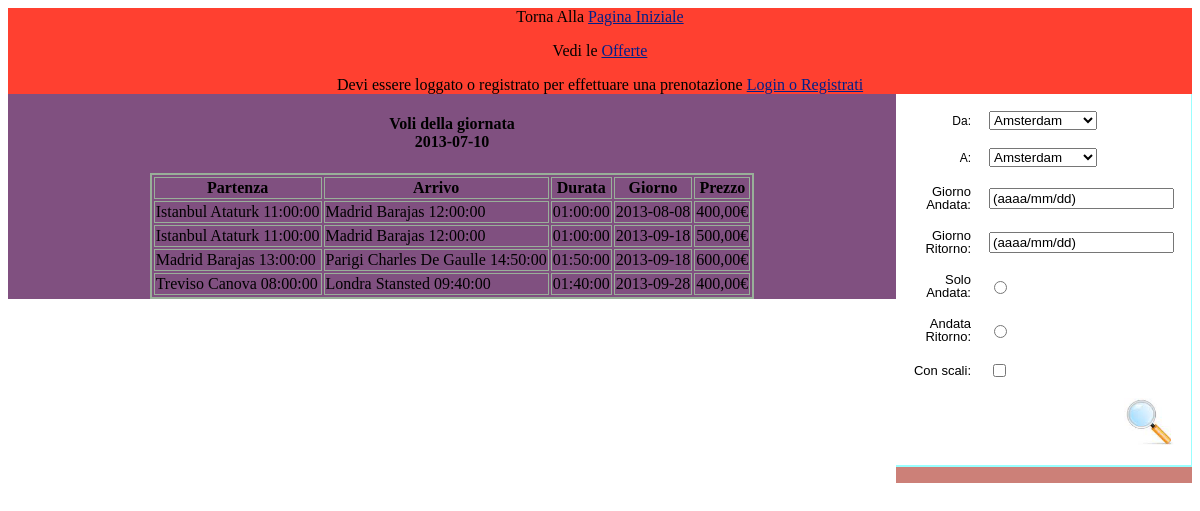
Page /default.php on the committed database.
### tables this page shows
CREATE TABLE IF NOT EXISTS `Viaggi` (
  `idViaggio` int(11) NOT NULL AUTO_INCREMENT,
  `giorno` date NOT NULL,
  `stato` enum('effettuato','previsto','soppresso') DEFAULT 'previsto',
  `prezzoPrima` int(11) DEFAULT NULL,
  `prezzoSeconda` int(11) NOT NULL,
  `postiPrima` int(11) DEFAULT NULL,
  `postiSeconda` int(11) NOT NULL,
  `idTratta` int(11) NOT NULL,
  `inseritoDa` int(11) NOT NULL,
  PRIMARY KEY (`idViaggio`),
  KEY `inseritoDa` (`inseritoDa`),
  KEY `idTratta` (`idTratta`)
);

### filter.php (the view)
<?php
require "component/db_connection.php";
echo"<form name=\"form1\" method=\"GET\" action=\"research.php\">
		<table cellpadding=\"8\"style=\"background-color:white; border-right:1px solid #99FFFF; border-bottom:2px solid #99FFFF; padding:7px\">
			<tr>
				<td align=\"right\" class=\"sm\">Da:</td>
				<td>
				<select name=\"da\">";
				$query="SELECT nomeCitta FROM Luoghi ORDER BY nomeCitta ASC";
				$partenze=mysql_query($query,$conn);
					while ($row = mysql_fetch_array($partenze))
						echo "<option>$row[0]</option>"	;
			echo"
				</select>
				</td>
			</tr>
			<tr>
				<td align=\"right\" class=\"sm\">A:</td>
				<td><select name=\"a\">";
				$query="SELECT nomeCitta FROM Luoghi ORDER BY nomeCitta ASC";
				$arrivi=mysql_query($query,$conn);
					while ($row = mysql_fetch_array($arrivi))
						echo "<option>$row[0]</option>"	;
			echo"
				</select>
				</td>
			</tr>
				<tr>
					<td align=\"right\" class=\"mm\">Giorno Andata:</td>
					<td align=\"left\"><input name=\"giornoa\" type=\"TEXT\" value=\"(aaaa/mm/dd)\" onblur=\"if(this.value=='') this.value='(aaaa/mm/dd)';\" onfocus=\"if(this.value=='(aaaa/mm/dd)') this.value='';\" /></td>
				</tr>
				<tr>
					<td align=\"right\" class=\"mm\">Giorno Ritorno:</td>
					<td align=\"left\"><input name=\"giornor\" type=\"TEXT\" value=\"(aaaa/mm/dd)\" onblur=\"if(this.value=='') this.value='(aaaa/mm/dd)';\" onfocus=\"if(this.value=='(aaaa/mm/dd)') this.value='';\" /></td>
				</tr>
				<tr>
					<td align=\"right\" class=\"mm\">Solo Andata:</td>
					<td align=\"left\"><input name=\"tipo\" type=\"radio\" value=\"andata\"></td>
				</tr>
				<tr>
					<td align=\"right\" class=\"mm\">Andata Ritorno:</td>
					<td align=\"left\"><input name=\"tipo\" type=\"radio\" value=\"andatarit\"></td>
				</tr>
				<tr>
					<td align=\"right\" class=\"mm\">Con scali:</td>
					<td align=\"left\"><input name=\"checkscali\" type=\"checkbox\"></td>
				</tr>
					<tr align=\"right\">
						<td></td>
							<td height=\"40px\">
								<input type=\"image\" src =\"images/search.png\" height=\"50\" width=\"50\" alt=\"Submit\" />
							</td>
							</tr>
						</table>
		</form>";
?>

### default.php (shortened to what this page needs)
<html>
<head>
	<head>
		<link rel="stylesheet" type="text/css" href="\component\style.css">
	</head>
</head>
<body link="#002089" alink="#002089" vlink="#002089">
<div id="personale" align="center" style="background-color:#FF4030;">
<?php
	if(isset($_SESSION["Privileges"])){
		echo "Benvenuto ".$_SESSION["email"] .", <a href=\"default.php?cmd=logout\" >Logout</a>";
		echo "<p>Vai alla tua <a href=\"personale.php\" >pagina personale</a></p>";
		echo "<p>Vedi le <a href=\"research.php?cmd=offerte\" >Offerte</a></p>";
	}
	else{
		echo "<p>Torna Alla <a href=\"default.php\" >Pagina Iniziale</a></p>";
		echo "<p>Vedi le <a href=\"research.php?cmd=offerte\" >Offerte</a></p>";
		echo "Devi essere loggato o registrato per effettuare una prenotazione <a href=\"login.php\" class=\"postlink\" target=\"_new\">Login o Registrati</a>";
	}
?>
</div>
<div id="filtri" align="center" style="background-color:#CC8078; float:right; width:25%;" >
	<?php require "filter.php";?>
</div>
<div id="voliDelGiorno" align="center" color="123456" style="background-color:#805080; width:75%; float:left;">
	<?php
		require "component/db_connection.php";
		$query="SELECT * FROM viewViaggiDiretti WHERE postiSeconda>1 AND stato='previsto' AND giorno>NOW() ORDER BY giorno ASC LIMIT 0,20";
		$result=mysql_query($query,$conn);
		if(isset($_SESSION["Privileges"]))
		{
		echo "<h4>Voli previsti a breve <br>"; echo date('Y-m-d'); echo"</h4>
				<table align=\"top-left\" border=\"2px\" bordercolor=\"#99AF99\" style=\"margin:0px\">
				<tr>
					<th>Partenza</th>
					<th>Arrivo</th>
					<th>Durata</th>
					<th>Giorno</th>
					<th>Prezzo</th>
					<th>Acquista</th>
				</tr>";
		while($row=mysql_fetch_array($result))
		{
		echo "
			<form method=\"POST\" action=\"details.php\" >
			<tr>
					<td>$row[4] $row[2] $row[6]</td>
					<td>$row[5] $row[3] $row[7]</td>
					<td>$row[8]</td>
					<td>$row[1]</td>
					<td>$row[11],00€</td>
					<td height=\"25\">
					<input type=\"hidden\" name=\"voloa\" value=\"diretto\">
					<input type=\"hidden\" name=\"idv\" value=\"$row[0]\">
					<input type=\"image\" src=\"images\go.png\" value=\"Dettagli\ height=\"30\" width=\"30\" alt=\"Acquista\"></td>
			</tr>
			</form>
			";
		}
		echo "</table>";
		}
		else{
		echo "<h4>Voli della giornata <br>"; echo date('Y-m-d'); echo"</h4>
				<table align=\"top-left\" border=\"2px\" bordercolor=\"#99AF99\" style=\"margin:0px\">
				<tr>
					<th>Partenza</th>
					<th>Arrivo</th>
					<th>Durata</th>
					<th>Giorno</th>
					<th>Prezzo</th>
				</tr>";
		while($row=mysql_fetch_array($result))
		{
		echo "<form method=\"POST\" class=\"form\">
			<tr>
					<td>$row[4] $row[2] $row[6]</td>
					<td>$row[5] $row[3] $row[7]</td>
					<td>$row[8]</td>
					<td>$row[1]</td>
					<td>$row[11],00€</td>
			</tr>
		</form>";
		}
		echo "</table>";
		}
	?>
</div>
</body>
</html>

### component/style.css (style rules this page uses)
body { background-image: url(../images/bg.gif); }
.sm { font-family:Verdana, Geneva, sans-serif; font-size:12px; color:#000; line-height:1; }
.mm { font-family:Helvetica, Geneva, sans-serif; font-size:13px; color:#000; line-height:1; }

### rows in the picture
viaggi: row "Istanbul", row "Ataturk", row "11:00:00", row "Madrid", row "Barajas", row "12:00:00", row "01:00:00", giorno "2013-08-08", prezzoSeconda "400"
viaggi: row "Istanbul", row "Ataturk", row "11:00:00", row "Madrid", row "Barajas", row "12:00:00", row "01:00:00", giorno "2013-09-18", prezzoSeconda "500"
viaggi: row "Madrid", row "Barajas", row "13:00:00", row "Parigi", row "Charles De Gaulle", row "14:50:00", row "01:50:00", giorno "2013-09-18", prezzoSeconda "600"
viaggi: row "Treviso", row "Canova", row "08:00:00", row "Londra", row "Stansted", row "09:40:00", row "01:40:00", giorno "2013-09-28", prezzoSeconda "400"

### other values in the picture
form field da "Amsterdam"
form field a "Amsterdam"
